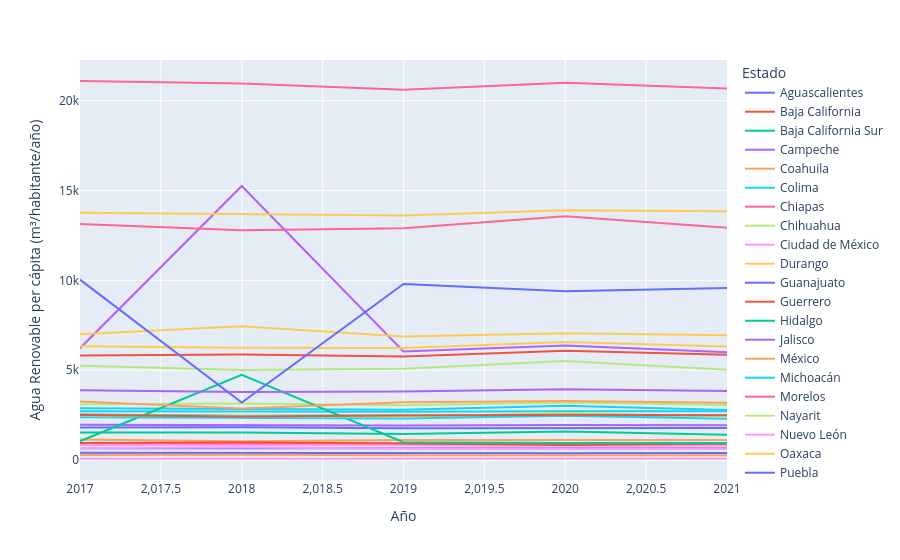

The cell this chart's notebook holds for it:
### Code cell
px.line(arpcedo_largo,x="Año",y="Agua Renovable per cápita (m³/habitante/año)",color="Estado")

### Figure 1 — Plotly figure (JSON) as saved in the notebook; plotly's stock layout.template omitted (floating-point values rounded to 4 significant figures)
{"data": [{"hovertemplate": "Estado=Aguascalientes<br>Año=%{x}<br>Agua Renovable per cápita (m³/habitante/año)=%{y}<extra></extra>", "legendgroup": "Aguascalientes", "line": {"color": "#636efa", "dash": "solid"}, "marker": {"symbol": "circle"}, "mode": "lines", "name": "Aguascalientes", "orientation": "v", "showlegend": true, "type": "scatter", "x": [2017, 2018, 2019, 2020, 2021], "xaxis": "x", "y": [405.6, 389.0, 396.2, 380.5, 391.8], "yaxis": "y"}, {"hovertemplate": "Estado=Baja California<br>Año=%{x}<br>Agua Renovable per cápita (m³/habitante/año)=%{y}<extra></extra>", "legendgroup": "Baja California", "line": {"color": "#EF553B", "dash": "solid"}, "marker": {"symbol": "circle"}, "mode": "lines", "name": "Baja California", "orientation": "v", "showlegend": true, "type": "scatter", "x": [2017, 2018, 2019, 2020, 2021], "xaxis": "x", "y": [849.5, 831.9, 826.9, 823.5, 822.0], "yaxis": "y"}, {"hovertemplate": "Estado=Baja California Sur<br>Año=%{x}<br>Agua Renovable per cápita (m³/habitante/año)=%{y}<extra></extra>", "legendgroup": "Baja California Sur", "line": {"color": "#00cc96", "dash": "solid"}, "marker": {"symbol": "circle"}, "mode": "lines", "name": "Baja California Sur", "orientation": "v", "showlegend": true, "type": "scatter", "x": [2017, 2018, 2019, 2020, 2021], "xaxis": "x", "y": [1525.0, 1535.0, 1443.0, 1584.0, 1402.0], "yaxis": "y"}, {"hovertemplate": "Estado=Campeche<br>Año=%{x}<br>Agua Renovable per cápita (m³/habitante/año)=%{y}<extra></extra>", "legendgroup": "Campeche", "line": {"color": "#ab63fa", "dash": "solid"}, "marker": {"symbol": "circle"}, "mode": "lines", "name": "Campeche", "orientation": "v", "showlegend": true, "type": "scatter", "x": [2017, 2018, 2019, 2020, 2021], "xaxis": "x", "y": [6219.0, 15260.0, 6046.0, 6377.0, 5993.0], "yaxis": "y"}, {"hovertemplate": "Estado=Coahuila<br>Año=%{x}<br>Agua Renovable per cápita (m³/habitante/año)=%{y}<extra></extra>", "legendgroup": "Coahuila", "line": {"color": "#FFA15A", "dash": "solid"}, "marker": {"symbol": "circle"}, "mode": "lines", "name": "Coahuila", "orientation": "v", "showlegend": true, "type": "scatter", "x": [2017, 2018, 2019, 2020, 2021], "xaxis": "x", "y": [1141.0, 1041.0, 1116.0, 1112.0, 1107.0], "yaxis": "y"}, {"hovertemplate": "Estado=Colima<br>Año=%{x}<br>Agua Renovable per cápita (m³/habitante/año)=%{y}<extra></extra>", "legendgroup": "Colima", "line": {"color": "#19d3f3", "dash": "solid"}, "marker": {"symbol": "circle"}, "mode": "lines", "name": "Colima", "orientation": "v", "showlegend": true, "type": "scatter", "x": [2017, 2018, 2019, 2020, 2021], "xaxis": "x", "y": [2887.0, 2842.0, 2799.0, 3016.0, 2778.0], "yaxis": "y"}, {"hovertemplate": "Estado=Chiapas<br>Año=%{x}<br>Agua Renovable per cápita (m³/habitante/año)=%{y}<extra></extra>", "legendgroup": "Chiapas", "line": {"color": "#FF6692", "dash": "solid"}, "marker": {"symbol": "circle"}, "mode": "lines", "name": "Chiapas", "orientation": "v", "showlegend": true, "type": "scatter", "x": [2017, 2018, 2019, 2020, 2021], "xaxis": "x", "y": [21100.0, 20950.0, 20620.0, 21000.0, 20680.0], "yaxis": "y"}, {"hovertemplate": "Estado=Chihuahua<br>Año=%{x}<br>Agua Renovable per cápita (m³/habitante/año)=%{y}<extra></extra>", "legendgroup": "Chihuahua", "line": {"color": "#B6E880", "dash": "solid"}, "marker": {"symbol": "circle"}, "mode": "lines", "name": "Chihuahua", "orientation": "v", "showlegend": true, "type": "scatter", "x": [2017, 2018, 2019, 2020, 2021], "xaxis": "x", "y": [3109.0, 3151.0, 3054.0, 3206.0, 3065.0], "yaxis": "y"}, {"hovertemplate": "Estado=Ciudad de México<br>Año=%{x}<br>Agua Renovable per cápita (m³/habitante/año)=%{y}<extra></extra>", "legendgroup": "Ciudad de México", "line": {"color": "#FF97FF", "dash": "solid"}, "marker": {"symbol": "circle"}, "mode": "lines", "name": "Ciudad de México", "orientation": "v", "showlegend": true, "type": "scatter", "x": [2017, 2018, 2019, 2020, 2021], "xaxis": "x", "y": [73.09, 55.17, 73.47, 70.31, 74.32], "yaxis": "y"}, {"hovertemplate": "Estado=Durango<br>Año=%{x}<br>Agua Renovable per cápita (m³/habitante/año)=%{y}<extra></extra>", "legendgroup": "Durango", "line": {"color": "#FECB52", "dash": "solid"}, "marker": {"symbol": "circle"}, "mode": "lines", "name": "Durango", "orientation": "v", "showlegend": true, "type": "scatter", "x": [2017, 2018, 2019, 2020, 2021], "xaxis": "x", "y": [6999.0, 7439.0, 6874.0, 7052.0, 6939.0], "yaxis": "y"}, {"hovertemplate": "Estado=Guanajuato<br>Año=%{x}<br>Agua Renovable per cápita (m³/habitante/año)=%{y}<extra></extra>", "legendgroup": "Guanajuato", "line": {"color": "#636efa", "dash": "solid"}, "marker": {"symbol": "circle"}, "mode": "lines", "name": "Guanajuato", "orientation": "v", "showlegend": true, "type": "scatter", "x": [2017, 2018, 2019, 2020, 2021], "xaxis": "x", "y": [657.7, 656.1, 648.3, 637.7, 647.7], "yaxis": "y"}, {"hovertemplate": "Estado=Guerrero<br>Año=%{x}<br>Agua Renovable per cápita (m³/habitante/año)=%{y}<extra></extra>", "legendgroup": "Guerrero", "line": {"color": "#EF553B", "dash": "solid"}, "marker": {"symbol": "circle"}, "mode": "lines", "name": "Guerrero", "orientation": "v", "showlegend": true, "type": "scatter", "x": [2017, 2018, 2019, 2020, 2021], "xaxis": "x", "y": [5814.0, 5879.0, 5759.0, 6078.0, 5861.0], "yaxis": "y"}, {"hovertemplate": "Estado=Hidalgo<br>Año=%{x}<br>Agua Renovable per cápita (m³/habitante/año)=%{y}<extra></extra>", "legendgroup": "Hidalgo", "line": {"color": "#00cc96", "dash": "solid"}, "marker": {"symbol": "circle"}, "mode": "lines", "name": "Hidalgo", "orientation": "v", "showlegend": true, "type": "scatter", "x": [2017, 2018, 2019, 2020, 2021], "xaxis": "x", "y": [2536.0, 2462.0, 2481.0, 2474.0, 2480.0], "yaxis": "y"}, {"hovertemplate": "Estado=Jalisco<br>Año=%{x}<br>Agua Renovable per cápita (m³/habitante/año)=%{y}<extra></extra>", "legendgroup": "Jalisco", "line": {"color": "#ab63fa", "dash": "solid"}, "marker": {"symbol": "circle"}, "mode": "lines", "name": "Jalisco", "orientation": "v", "showlegend": true, "type": "scatter", "x": [2017, 2018, 2019, 2020, 2021], "xaxis": "x", "y": [1967.0, 1930.0, 1926.0, 1953.0, 1931.0], "yaxis": "y"}, {"hovertemplate": "Estado=México<br>Año=%{x}<br>Agua Renovable per cápita (m³/habitante/año)=%{y}<extra></extra>", "legendgroup": "México", "line": {"color": "#FFA15A", "dash": "solid"}, "marker": {"symbol": "circle"}, "mode": "lines", "name": "México", "orientation": "v", "showlegend": true, "type": "scatter", "x": [2017, 2018, 2019, 2020, 2021], "xaxis": "x", "y": [275.6, 298.3, 268.2, 286.6, 266.0], "yaxis": "y"}, {"hovertemplate": "Estado=Michoacán<br>Año=%{x}<br>Agua Renovable per cápita (m³/habitante/año)=%{y}<extra></extra>", "legendgroup": "Michoacán", "line": {"color": "#19d3f3", "dash": "solid"}, "marker": {"symbol": "circle"}, "mode": "lines", "name": "Michoacán", "orientation": "v", "showlegend": true, "type": "scatter", "x": [2017, 2018, 2019, 2020, 2021], "xaxis": "x", "y": [2712.0, 2706.0, 2679.0, 2718.0, 2708.0], "yaxis": "y"}, {"hovertemplate": "Estado=Morelos<br>Año=%{x}<br>Agua Renovable per cápita (m³/habitante/año)=%{y}<extra></extra>", "legendgroup": "Morelos", "line": {"color": "#FF6692", "dash": "solid"}, "marker": {"symbol": "circle"}, "mode": "lines", "name": "Morelos", "orientation": "v", "showlegend": true, "type": "scatter", "x": [2017, 2018, 2019, 2020, 2021], "xaxis": "x", "y": [940.2, 915.0, 919.7, 952.1, 915.0], "yaxis": "y"}, {"hovertemplate": "Estado=Nayarit<br>Año=%{x}<br>Agua Renovable per cápita (m³/habitante/año)=%{y}<extra></extra>", "legendgroup": "Nayarit", "line": {"color": "#B6E880", "dash": "solid"}, "marker": {"symbol": "circle"}, "mode": "lines", "name": "Nayarit", "orientation": "v", "showlegend": true, "type": "scatter", "x": [2017, 2018, 2019, 2020, 2021], "xaxis": "x", "y": [5250.0, 5005.0, 5075.0, 5516.0, 5028.0], "yaxis": "y"}, {"hovertemplate": "Estado=Nuevo León<br>Año=%{x}<br>Agua Renovable per cápita (m³/habitante/año)=%{y}<extra></extra>", "legendgroup": "Nuevo León", "line": {"color": "#FF97FF", "dash": "solid"}, "marker": {"symbol": "circle"}, "mode": "lines", "name": "Nuevo León", "orientation": "v", "showlegend": true, "type": "scatter", "x": [2017, 2018, 2019, 2020, 2021], "xaxis": "x", "y": [850.6, 817.3, 828.1, 786.1, 825.3], "yaxis": "y"}, {"hovertemplate": "Estado=Oaxaca<br>Año=%{x}<br>Agua Renovable per cápita (m³/habitante/año)=%{y}<extra></extra>", "legendgroup": "Oaxaca", "line": {"color": "#FECB52", "dash": "solid"}, "marker": {"symbol": "circle"}, "mode": "lines", "name": "Oaxaca", "orientation": "v", "showlegend": true, "type": "scatter", "x": [2017, 2018, 2019, 2020, 2021], "xaxis": "x", "y": [13760.0, 13690.0, 13610.0, 13900.0, 13850.0], "yaxis": "y"}, {"hovertemplate": "Estado=Puebla<br>Año=%{x}<br>Agua Renovable per cápita (m³/habitante/año)=%{y}<extra></extra>", "legendgroup": "Puebla", "line": {"color": "#636efa", "dash": "solid"}, "marker": {"symbol": "circle"}, "mode": "lines", "name": "Puebla", "orientation": "v", "showlegend": true, "type": "scatter", "x": [2017, 2018, 2019, 2020, 2021], "xaxis": "x", "y": [1803.0, 1820.0, 1771.0, 1772.0, 1786.0], "yaxis": "y"}, {"hovertemplate": "Estado=Querétaro<br>Año=%{x}<br>Agua Renovable per cápita (m³/habitante/año)=%{y}<extra></extra>", "legendgroup": "Querétaro", "line": {"color": "#EF553B", "dash": "solid"}, "marker": {"symbol": "circle"}, "mode": "lines", "name": "Querétaro", "orientation": "v", "showlegend": true, "type": "scatter", "x": [2017, 2018, 2019, 2020, 2021], "xaxis": "x", "y": [940.3, 982.4, 914.9, 835.4, 909.7], "yaxis": "y"}, {"hovertemplate": "Estado=Quintana Roo<br>Año=%{x}<br>Agua Renovable per cápita (m³/habitante/año)=%{y}<extra></extra>", "legendgroup": "Quintana Roo", "line": {"color": "#00cc96", "dash": "solid"}, "marker": {"symbol": "circle"}, "mode": "lines", "name": "Quintana Roo", "orientation": "v", "showlegend": true, "type": "scatter", "x": [2017, 2018, 2019, 2020, 2021], "xaxis": "x", "y": [1046.0, 4745.0, 992.5, 942.2, 949.9], "yaxis": "y"}, {"hovertemplate": "Estado=San Luis Potosí<br>Año=%{x}<br>Agua Renovable per cápita (m³/habitante/año)=%{y}<extra></extra>", "legendgroup": "San Luis Potosí", "line": {"color": "#ab63fa", "dash": "solid"}, "marker": {"symbol": "circle"}, "mode": "lines", "name": "San Luis Potosí", "orientation": "v", "showlegend": true, "type": "scatter", "x": [2017, 2018, 2019, 2020, 2021], "xaxis": "x", "y": [3877.0, 3791.0, 3815.0, 3938.0, 3845.0], "yaxis": "y"}, {"hovertemplate": "Estado=Sinaloa<br>Año=%{x}<br>Agua Renovable per cápita (m³/habitante/año)=%{y}<extra></extra>", "legendgroup": "Sinaloa", "line": {"color": "#FFA15A", "dash": "solid"}, "marker": {"symbol": "circle"}, "mode": "lines", "name": "Sinaloa", "orientation": "v", "showlegend": true, "type": "scatter", "x": [2017, 2018, 2019, 2020, 2021], "xaxis": "x", "y": [3263.0, 2868.0, 3212.0, 3290.0, 3184.0], "yaxis": "y"}, {"hovertemplate": "Estado=Sonora<br>Año=%{x}<br>Agua Renovable per cápita (m³/habitante/año)=%{y}<extra></extra>", "legendgroup": "Sonora", "line": {"color": "#19d3f3", "dash": "solid"}, "marker": {"symbol": "circle"}, "mode": "lines", "name": "Sonora", "orientation": "v", "showlegend": true, "type": "scatter", "x": [2017, 2018, 2019, 2020, 2021], "xaxis": "x", "y": [2375.0, 2328.0, 2316.0, 2467.0, 2297.0], "yaxis": "y"}, {"hovertemplate": "Estado=Tabasco<br>Año=%{x}<br>Agua Renovable per cápita (m³/habitante/año)=%{y}<extra></extra>", "legendgroup": "Tabasco", "line": {"color": "#FF6692", "dash": "solid"}, "marker": {"symbol": "circle"}, "mode": "lines", "name": "Tabasco", "orientation": "v", "showlegend": true, "type": "scatter", "x": [2017, 2018, 2019, 2020, 2021], "xaxis": "x", "y": [13140.0, 12790.0, 12900.0, 13560.0, 12930.0], "yaxis": "y"}, {"hovertemplate": "Estado=Tamaulipas<br>Año=%{x}<br>Agua Renovable per cápita (m³/habitante/año)=%{y}<extra></extra>", "legendgroup": "Tamaulipas", "line": {"color": "#B6E880", "dash": "solid"}, "marker": {"symbol": "circle"}, "mode": "lines", "name": "Tamaulipas", "orientation": "v", "showlegend": true, "type": "scatter", "x": [2017, 2018, 2019, 2020, 2021], "xaxis": "x", "y": [2474.0, 2464.0, 2423.0, 2605.0, 2436.0], "yaxis": "y"}, {"hovertemplate": "Estado=Tlaxcala<br>Año=%{x}<br>Agua Renovable per cápita (m³/habitante/año)=%{y}<extra></extra>", "legendgroup": "Tlaxcala", "line": {"color": "#FF97FF", "dash": "solid"}, "marker": {"symbol": "circle"}, "mode": "lines", "name": "Tlaxcala", "orientation": "v", "showlegend": true, "type": "scatter", "x": [2017, 2018, 2019, 2020, 2021], "xaxis": "x", "y": [661.0, 691.2, 644.3, 656.7, 639.1], "yaxis": "y"}, {"hovertemplate": "Estado=Veracruz<br>Año=%{x}<br>Agua Renovable per cápita (m³/habitante/año)=%{y}<extra></extra>", "legendgroup": "Veracruz", "line": {"color": "#FECB52", "dash": "solid"}, "marker": {"symbol": "circle"}, "mode": "lines", "name": "Veracruz", "orientation": "v", "showlegend": true, "type": "scatter", "x": [2017, 2018, 2019, 2020, 2021], "xaxis": "x", "y": [6325.0, 6252.0, 6240.0, 6572.0, 6323.0], "yaxis": "y"}, {"hovertemplate": "Estado=Yucatán<br>Año=%{x}<br>Agua Renovable per cápita (m³/habitante/año)=%{y}<extra></extra>", "legendgroup": "Yucatán", "line": {"color": "#636efa", "dash": "solid"}, "marker": {"symbol": "circle"}, "mode": "lines", "name": "Yucatán", "orientation": "v", "showlegend": true, "type": "scatter", "x": [2017, 2018, 2019, 2020, 2021], "xaxis": "x", "y": [10040.0, 3195.0, 9799.0, 9399.0, 9573.0], "yaxis": "y"}, {"hovertemplate": "Estado=Zacatecas<br>Año=%{x}<br>Agua Renovable per cápita (m³/habitante/año)=%{y}<extra></extra>", "legendgroup": "Zacatecas", "line": {"color": "#EF553B", "dash": "solid"}, "marker": {"symbol": "circle"}, "mode": "lines", "name": "Zacatecas", "orientation": "v", "showlegend": true, "type": "scatter", "x": [2017, 2018, 2019, 2020, 2021], "xaxis": "x", "y": [2509.0, 2426.0, 2474.0, 2519.0, 2485.0], "yaxis": "y"}], "layout": {"legend": {"title": {"text": "Estado"}, "tracegroupgap": 0}, "margin": {"t": 60}, "xaxis": {"anchor": "y", "domain": [0, 1], "title": {"text": "Año"}}, "yaxis": {"anchor": "x", "domain": [0, 1], "title": {"text": "Agua Renovable per cápita (m³/habitante/año)"}}}}
